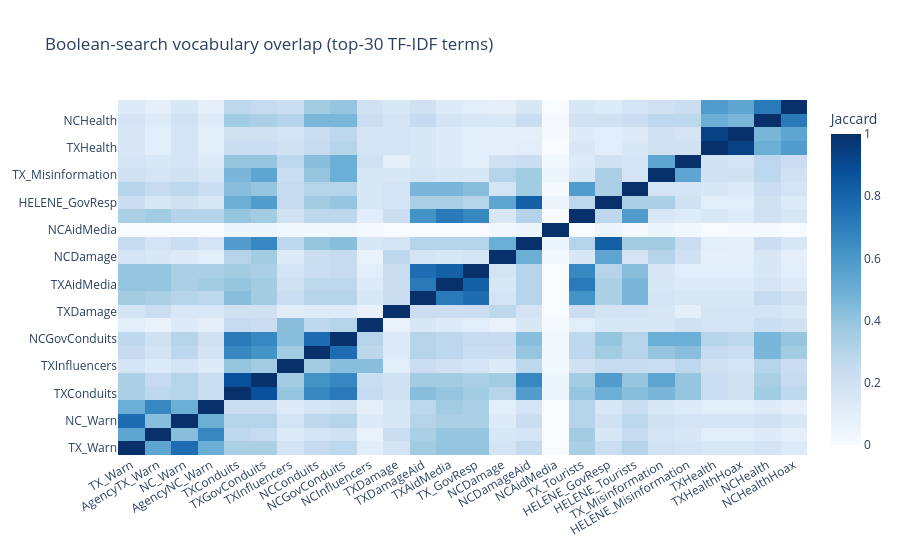

Write notebook code for a chart like this one.
### Markdown cell above
### 7.3 Jaccard similarity between boolean-search top-term sets

For every pair of boolean searches, computes the Jaccard similarity of their top-30 TF-IDF terms. Values near 1 mean the two sub-corpora talk about the same things; values near 0 mean genuinely distinct discourse. Useful for validating that (for example) `LAfires_Misinformation` and `HELENE_Misinformation` share misinformation vocabulary but differ on event-specific terms.

### Code cell
def top_terms_set(boolean_name, n=30):
    sub = df[df[f"bool_{boolean_name}"]]
    if len(sub) < 3:
        return set()
    return set(top_terms_tfidf(sub["text_content"].tolist(), CONTENT_STOPWORDS, n=n))

names = [bs["name"] for bs in BOOLEAN_SEARCHES]
term_sets = {n: top_terms_set(n) for n in names}
J = np.zeros((len(names), len(names)))
for i, a in enumerate(names):
    for j, b in enumerate(names):
        u = term_sets[a] | term_sets[b]
        J[i, j] = len(term_sets[a] & term_sets[b]) / len(u) if u else 0.0

fig_jac = go.Figure(go.Heatmap(z=J, x=names, y=names, colorscale="Blues",
                               zmin=0, zmax=1, colorbar=dict(title="Jaccard")))
fig_jac.update_layout(title="Boolean-search vocabulary overlap (top-30 TF-IDF terms)",
                      height=550, xaxis_tickangle=-30, plot_bgcolor="white")
fig_jac.write_html(str(OUTPUT_DIR / "jaccard_similarity.html"), include_plotlyjs="cdn")
fig_jac.show()

### Figure 1 — Plotly figure (JSON) as saved in the notebook; plotly's stock layout.template omitted (floating-point values rounded to 4 significant figures; data arrays with more than 128 entries replaced by an {"elided": "..."} marker saying what was removed)
{"data": [{"colorbar": {"title": {"text": "Jaccard"}}, "colorscale": [[0, "rgb(247,251,255)"], [0.125, "rgb(222,235,247)"], [0.25, "rgb(198,219,239)"], [0.375, "rgb(158,202,225)"], [0.5, "rgb(107,174,214)"], [0.625, "rgb(66,146,198)"], [0.75, "rgb(33,113,181)"], [0.875, "rgb(8,81,156)"], [1, "rgb(8,48,107)"]], "type": "heatmap", "x": ["TX_Warn", "AgencyTX_Warn", "NC_Warn", "AgencyNC_Warn", "TXConduits", "TXGovConduits", "TXInfluencers", "NCConduits", "NCGovConduits", "NCInfluencers", "TXDamage", "TXDamageAid", "TXAidMedia", "TX_GovResp", "NCDamage", "NCDamageAid", "NCAidMedia", "TX_GovResp", "TX_Tourists", "HELENE_GovResp", "HELENE_Tourists", "TX_Misinformation", "HELENE_Misinformation", "TXHealth", "TXHealthHoax", "NCHealth", "NCHealthHoax"], "y": ["TX_Warn", "AgencyTX_Warn", "NC_Warn", "AgencyNC_Warn", "TXConduits", "TXGovConduits", "TXInfluencers", "NCConduits", "NCGovConduits", "NCInfluencers", "TXDamage", "TXDamageAid", "TXAidMedia", "TX_GovResp", "NCDamage", "NCDamageAid", "NCAidMedia", "TX_GovResp", "TX_Tourists", "HELENE_GovResp", "HELENE_Tourists", "TX_Misinformation", "HELENE_Misinformation", "TXHealth", "TXHealthHoax", "NCHealth", "NCHealthHoax"], "z": {"elided": "27x27 float values"}, "zmax": 1, "zmin": 0}], "layout": {"height": 550, "plot_bgcolor": "white", "title": {"text": "Boolean-search vocabulary overlap (top-30 TF-IDF terms)"}, "xaxis": {"tickangle": -30}}}
